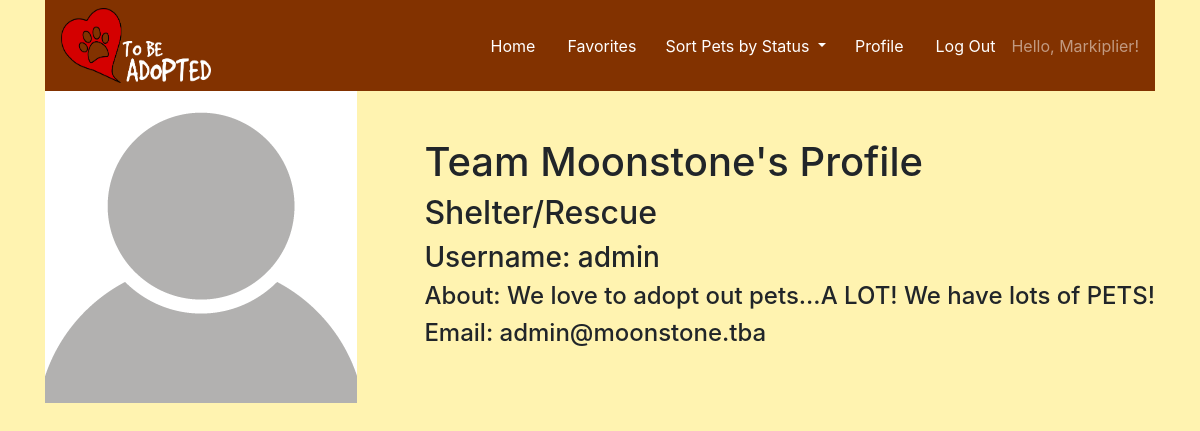
/user/1/ (signed in), run on the app's committed database.
### tbauser/models.py (models this page shows, shortened)
class AdoptUser(AbstractUser):
   USER_CHOICES = [
       ('AD', 'Adopter'),
       ('SR', 'Shelter/Rescue'),
   ]
   display_name = models.CharField(max_length=50)
   bio = models.TextField()
   account_type = models.CharField(
       max_length=2, choices=USER_CHOICES, default='AD')
   favorites = models.ManyToManyField(Pet, related_name='favorite', symmetrical=False)

### tbauser/views.py (the view)
# urls.py: path('user/<int:user_id>/', user_detail_view, name='user_detail'),
@login_required
def user_detail_view(request, user_id):
    try:
        selected_user = AdoptUser.objects.get(id=user_id)
    except AdoptUser.DoesNotExist:
        return render(request, "404.html", status=404)
    return render(request, 'user_detail.html',
                  {'selected_user': selected_user})

### templates/user_detail.html (shortened to what this page needs)
{% load static %} {% include 'base.html' %} {% block content %}
<div class="container">
  <div class="row justify-content-between align-items-center">
    <div class="col-1">
      <img src="{% static 'images/default-profile.png'%}" />
    </div>
    <div class="col-auto">
      <h1>{{ selected_user.display_name }}'s Profile</h1>
      {% if selected_user.account_type == "AD" %}
      <h2>Adopter</h2>
      {% else %}
      <h2>Shelter/Rescue</h2>
      {% endif %}
      <h3>Username: {{ selected_user.username }}</h3>
      <h4>About: {{ selected_user.bio }}</h4>
      <h4>Email: {{ selected_user.email }}</h4>
    </div>
  </div>
</div>
{% endblock %}

### templates/base.html (shortened to what this page needs)
<!DOCTYPE html>
<html lang="en">
  <head>
    <link
      rel="stylesheet"
      href="https://stackpath.bootstrapcdn.com/bootstrap/4.5.2/css/bootstrap.min.css"
    />
  </head>
  <body style="background-color: #fff3b0">
    {% load static %}
    <div class="container">
      <nav class="navbar navbar-dark" style="background-color: #823200">
        <img
          style="width: 150px; height: 75px"
          src="{% static 'images/tba_logo.png'%}"
          alt=""
        />
        {% if request.user.is_authenticated %}
        <div class="navbar-text">
          <ul class="nav justify-content-end align-items-center">
            <li class="nav-item">
              <a class="nav-link" href="/">Home</a>
            </li>
            {% if request.user.account_type == "SR" %}
            <li class="nav-item">
              <a class="nav-link" href="/notifications/">Notifications</a>
            </li>
            <li class="nav-item">
              <a class="nav-link" href="/pet/create/">Add A Pet</a>
            </li>
            {% else %}
            <li class="nav-item">
              <a class="nav-link" href="/favorites/{{request.user.id}}/"
                >Favorites</a
              >
            </li>
            {% endif %}
            <li class="nav-item">
              <div class="dropdown">
                <a
                  class="btn btn-inherit dropdown-toggle"
                  role="button"
                  id="dropdownMenuLink"
                  data-toggle="dropdown"
                  aria-haspopup="true"
                  aria-expanded="false"
                >
                  Sort Pets by Status
                </a>
              </div>
            </li>
            <li class="nav-item">
              <a class="nav-link" href="/user/{{request.user.id}}/">Profile</a>
            </li>
            <li class="nav-item">
              <a class="nav-link" href="/logout/">Log Out</a>
            </li>
            <li class="nav-item">Hello, {{request.user.display_name}}!</li>
          </ul>
        </div>
        {% endif %}
      </nav>
    </div>
  </body>
</html>

### data on the page
AdoptUser: user.display_name "Markiplier"
AdoptUser: display_name "Team Moonstone", username "admin", bio "We love to adopt out pets...A LOT! We have lots of PETS!", email "admin@moonstone.tba"
